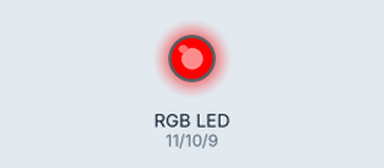
Recording of a sketch running on a simulated Arduino Uno, built with avr-gcc and run on an emulated ATmega328P. Shown: an RGB LED mixed from three pins (HIGH = lit).

Above: at 0.05 s.
At 1.15 s:
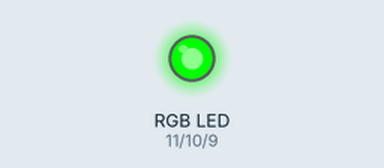
At 2.25 s:
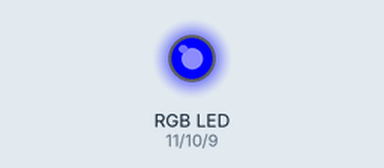
At 4.5 s:
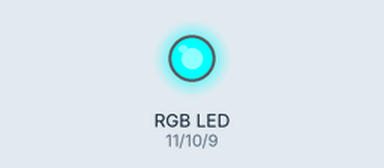
At 6.7 s:
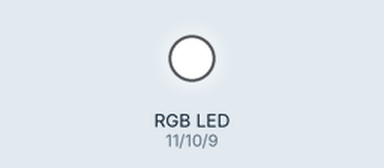
At 8.95 s:
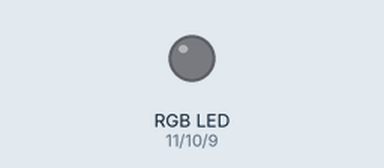
Timing chart, 0 to 11.7 s (numbered marks = the images above):
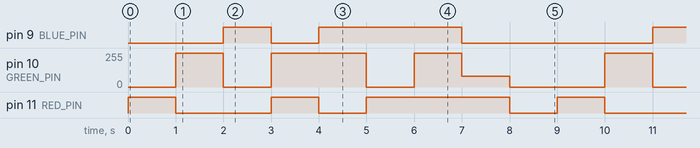

Measured:
- by itself, pin 9 (BLUE_PIN): repeats every 9.0 s: LOW 1.0 s, HIGH 3.0 s, LOW 4.0 s, HIGH 1.0 s
- by itself, pin 10 (GREEN_PIN): repeats every 9.0 s: 0/255 1.0 s, 255/255 2.0 s, 0/255 1.0 s, 255/255 1.0 s, 80/255 1.0 s, 0/255 2.0 s, 255/255 1.0 s
- by itself, pin 11 (RED_PIN): repeats every 9.0 s: LOW 2.0 s, HIGH 1.0 s, LOW 1.0 s, HIGH 3.0 s, LOW 1.0 s, HIGH 1.0 s

The sketch:

p018-rgb-mixing.ino
```cpp
// Project 18: RGB Mixing
// One RGB LED steps through eight colors.
// All three pins must be PWM pins.

const int RED_PIN = 11;
const int GREEN_PIN = 10;
const int BLUE_PIN = 9;
const int HOLD = 1000;        // ms to show each color

// Each value runs from 0 (none) to 255 (full).
void setColor(int red, int green, int blue) {
  analogWrite(RED_PIN, red);
  analogWrite(GREEN_PIN, green);
  analogWrite(BLUE_PIN, blue);
}

void setup() {
  pinMode(RED_PIN, OUTPUT);
  pinMode(GREEN_PIN, OUTPUT);
  pinMode(BLUE_PIN, OUTPUT);
}

void loop() {
  setColor(255, 0, 0);        // red
  delay(HOLD);
  setColor(0, 255, 0);        // green
  delay(HOLD);
  setColor(0, 0, 255);        // blue
  delay(HOLD);
  setColor(255, 255, 0);      // yellow
  delay(HOLD);
  setColor(0, 255, 255);      // cyan
  delay(HOLD);
  setColor(255, 0, 255);      // magenta
  delay(HOLD);
  setColor(255, 255, 255);    // white
  delay(HOLD);
  setColor(255, 80, 0);       // orange
  delay(HOLD);
  setColor(0, 0, 0);          // off
  delay(HOLD);
}
```
